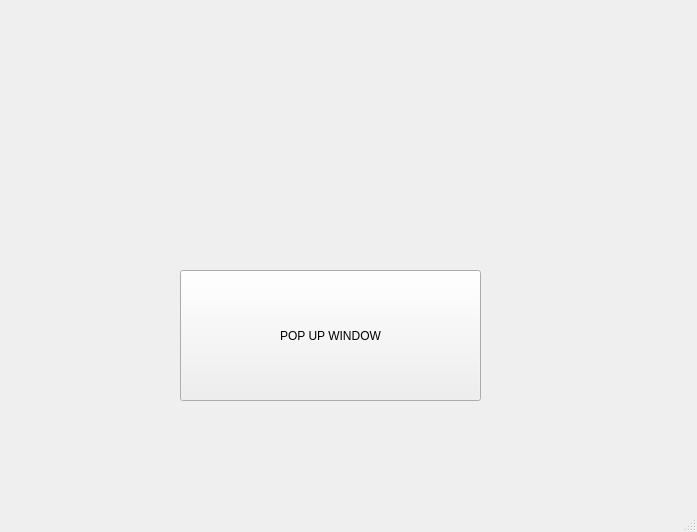
<?xml version="1.0" encoding="UTF-8"?>
<ui version="4.0">
 <class>MainWindow</class>
 <widget class="QMainWindow" name="MainWindow">
  <property name="geometry">
   <rect>
    <x>0</x>
    <y>0</y>
    <width>697</width>
    <height>532</height>
   </rect>
  </property>
  <property name="windowTitle">
   <string>MainWindow</string>
  </property>
  <widget class="QWidget" name="centralwidget">
   <widget class="QPushButton" name="pushButton_PopUp">
    <property name="geometry">
     <rect>
      <x>180</x>
      <y>270</y>
      <width>301</width>
      <height>131</height>
     </rect>
    </property>
    <property name="text">
     <string>POP UP WINDOW</string>
    </property>
   </widget>
  </widget>
  <widget class="QMenuBar" name="menubar">
   <property name="geometry">
    <rect>
     <x>0</x>
     <y>0</y>
     <width>697</width>
     <height>21</height>
    </rect>
   </property>
  </widget>
  <widget class="QStatusBar" name="statusbar"/>
 </widget>
 <resources/>
 <connections/>
</ui>
